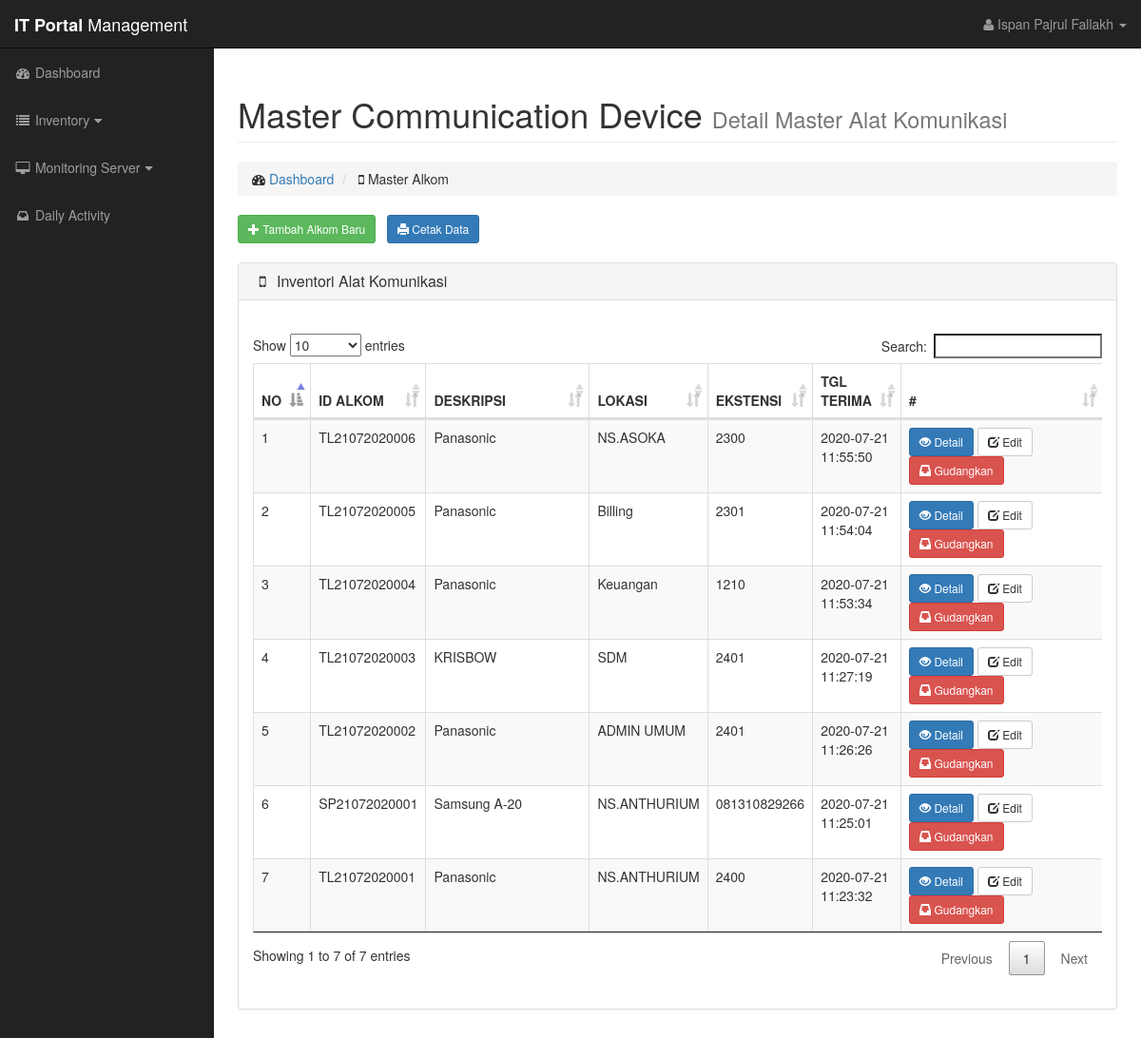
/it/pages/alkom.php (signed in), run on the app's committed database.
### tables this page shows
CREATE TABLE `mst_alkom` (
  `no` int(11) DEFAULT NULL,
  `id_tlf` varchar(35) NOT NULL,
  `tipe` int(1) DEFAULT NULL,
  `desc_barang` varchar(50) DEFAULT NULL,
  `lokasi` varchar(35) DEFAULT NULL,
  `extensi` varchar(25) DEFAULT NULL,
  `tgl_garansi` varchar(10) DEFAULT NULL,
  `tgl_terima` datetime DEFAULT NULL,
  `tgl_update` datetime DEFAULT current_timestamp() ON UPDATE current_timestamp(),
  `update_by` varchar(35) DEFAULT NULL,
  `status` varchar(20) DEFAULT NULL
);

### it/pages/alkom.php (the view, shortened to what this page needs)
<!DOCTYPE html>
<html lang="en">
<?php
	include('../../config.php');
?>
<head>
    <link rel="stylesheet" type="text/css" href="../../assets/assets/css/bootstrap.css">
	<link rel="stylesheet" type="text/css" href="../../assets/datatables/media/css/jquery.dataTables.css">
	<link rel="stylesheet" type="text/css" href="../../assets/datatables/media/css/dataTables.bootstrap.css">
    <link href="../../assets/css/bootstrap.min.css" rel="stylesheet">
    <link href="../../assets/css/sb-admin.css" rel="stylesheet">
    <link rel="stylesheet" type="text/css" href="../../assets/css/bootstrap-datepicker.min.css">
    <link href="../../assets/font-awesome/css/font-awesome.min.css" rel="stylesheet" type="text/css">
</head>
<body>
    <div id="wrapper">
        <nav class="navbar navbar-inverse navbar-fixed-top" role="navigation">
            <div class="navbar-header">
                <a class="navbar-brand" href="beranda.php"><Strong>IT Portal</strong> Management</a>
            </div>
            <?php
                include('../component/navbar.php');
            ?>
            <?php
                include('../component/menu.php');
            ?>
        </nav>
        <div id="page-wrapper">
            <div class="container-fluid">
                <div class="row">
                    <div class="col-lg-12">
                        <h1 class="page-header">
                            Master Communication Device
                            <small>Detail Master Alat Komunikasi</small>
                        </h1>
                        <ul class="breadcrumb">
                            <li>
                                <i class="fa fa-dashboard"></i>  <a href="index.php">Dashboard</a>
                            </li>
                            <li>
                                <i class="fa fa-mobile-phone"></i> Master Alkom
                            </li>
                        </ul>
                        <?php
                            $username   = $_SESSION['username'];
                            $q          = mysqli_query($connect,"SELECT * FROM user WHERE username='$username'");
						    $datalevel  = mysqli_fetch_array($q);
                            if (($datalevel['level'])=='0'){
                        ?>
                            <button type="button" class='btn btn-sm btn-success' data-toggle="modal" data-target="#myModal"><span class="glyphicon glyphicon-plus"> </span> Tambah Alkom Baru</button> &nbsp; <a href='cetakkomp.php' target="_BLANK" class='btn btn-sm btn-primary'><span class="glyphicon glyphicon-print"> </span> Cetak Data</a>
                            <br><br>
                        <?php
                            }
                        ?>
                    </div>
                </div>
            	<div class="row">
                    <div class="col-lg-12">
                        <div class="panel panel-default">
                            <div class="panel-heading">
                                <h3 class="panel-title"><i class="fa fa-mobile-phone fa-fw"></i> Inventori Alat Komunikasi</h3>
                            </div>
                            <div class="panel-body">
                                <?php
                                    $username   = $_SESSION['username'];
                                    $q          = mysqli_query($connect,"SELECT * FROM user WHERE username='$username'");
							        $datalevel  = mysqli_fetch_array($q);
                                    if (($datalevel['level'])=='0'){
                                ?>
                        			<br><div class="table-responsive">
                            			<table id="example" class="table table-hover table-striped table-bordered">
                                			<thead>
                                    			<tr>
                                                    <th width='5%'>NO</th>
                                                    <th width='13%'>ID ALKOM</th>
                                                    <th width='20%'>DESKRIPSI</th>
                                                    <th>LOKASI</th>
                                        			<th>EKSTENSI</th>
                                                    <th>TGL TERIMA</th>
                                                    <th width='25%'>#</th>
                                    			</tr>
                                			</thead>
                                            <tbody>
                                    			<?php
													$query="SELECT * FROM mst_alkom WHERE status='0' ORDER BY tgl_terima DESC";
													if (mysqli_query($connect,$query)) {
														$result=mysqli_query($connect,$query);
													} else die ("Error menjalankan query");
													if (mysqli_num_rows($result) > 0) {
														$no='1';
  														while($row = mysqli_fetch_array($result)) {
     														echo "<tr>";
                                                            echo "	<td>".$no."</td>";
                                                            echo "	<td>".$row["id_tlf"]."</td>";
                                                            echo "	<td>".$row["desc_barang"]."</td>";
                                                            echo "	<td>".$row["lokasi"]."</td>";
    														echo "	<td>".$row["extensi"]."</td>";
                                                            echo "	<td>".$row["tgl_terima"]."</td>";
                                                            echo "  <td> <a href='#DetailModal' class='btn btn-sm btn-primary' id='CompId' data-toggle='modal' data-id=".$row['id_tlf']."> <i class='glyphicon glyphicon-eye-open'></i> Detail </a>
                                                            <a href='editalkom.php?id=".$row['id_tlf']."' class='btn btn-sm btn-default' id='CompEdit'> <i class='glyphicon glyphicon-edit'></i> Edit </a>";
                                                            ?>
                                                            <a href='hapusalkom.php?id=<?php echo($row['id_tlf']);?>' class='btn btn-sm btn-danger' onclick="return confirm('Apakah anda yakin?');"> <i class='glyphicon glyphicon-inbox'> </i> Gudangkan</a>
                                                            <?php
															echo "</tr>";
															$no++;
   														}
													echo "</table>";
													}
												?>
                                    </div><br>
                                <?php } ?>
                            </div>
                        </div>
                    </div>
                </div>
            </div>
        </div>
    </div>
</body>
</html>

### assets/css/sb-admin.css (style rules this page uses)
body { margin-top: 100px; background-color: #222; }
@media (min-width:768px) { body { margin-top: 50px; } }
#wrapper { padding-left: 0; }
#page-wrapper { width: 100%; padding: 0; background-color: #fff; }
@media (min-width:768px) { #wrapper { padding-left: 225px; } }
@media (min-width:768px) { #page-wrapper { padding: 10px; } }

### data on the page
mst_alkom: id_tlf "TL21072020006", desc_barang "Panasonic", lokasi "NS.ASOKA", extensi "2300", tgl_terima "2020-07-21 11:55:50"
mst_alkom: id_tlf "TL21072020005", desc_barang "Panasonic", lokasi "Billing", extensi "2301", tgl_terima "2020-07-21 11:54:04"
mst_alkom: id_tlf "TL21072020004", desc_barang "Panasonic", lokasi "Keuangan", extensi "1210", tgl_terima "2020-07-21 11:53:34"
mst_alkom: id_tlf "TL21072020003", desc_barang "KRISBOW", lokasi "SDM", extensi "2401", tgl_terima "2020-07-21 11:27:19"
mst_alkom: id_tlf "TL21072020002", desc_barang "Panasonic", lokasi "ADMIN UMUM", extensi "2401", tgl_terima "2020-07-21 11:26:26"
mst_alkom: id_tlf "SP21072020001", desc_barang "Samsung A-20", lokasi "NS.ANTHURIUM", extensi "081310829266", tgl_terima "2020-07-21 11:25:01"
mst_alkom: id_tlf "TL21072020001", desc_barang "Panasonic", lokasi "NS.ANTHURIUM", extensi "2400", tgl_terima "2020-07-21 11:23:32"

### other printed values
$_SESSION['nama_lengkap'] "Ispan Pajrul Fallakh"
